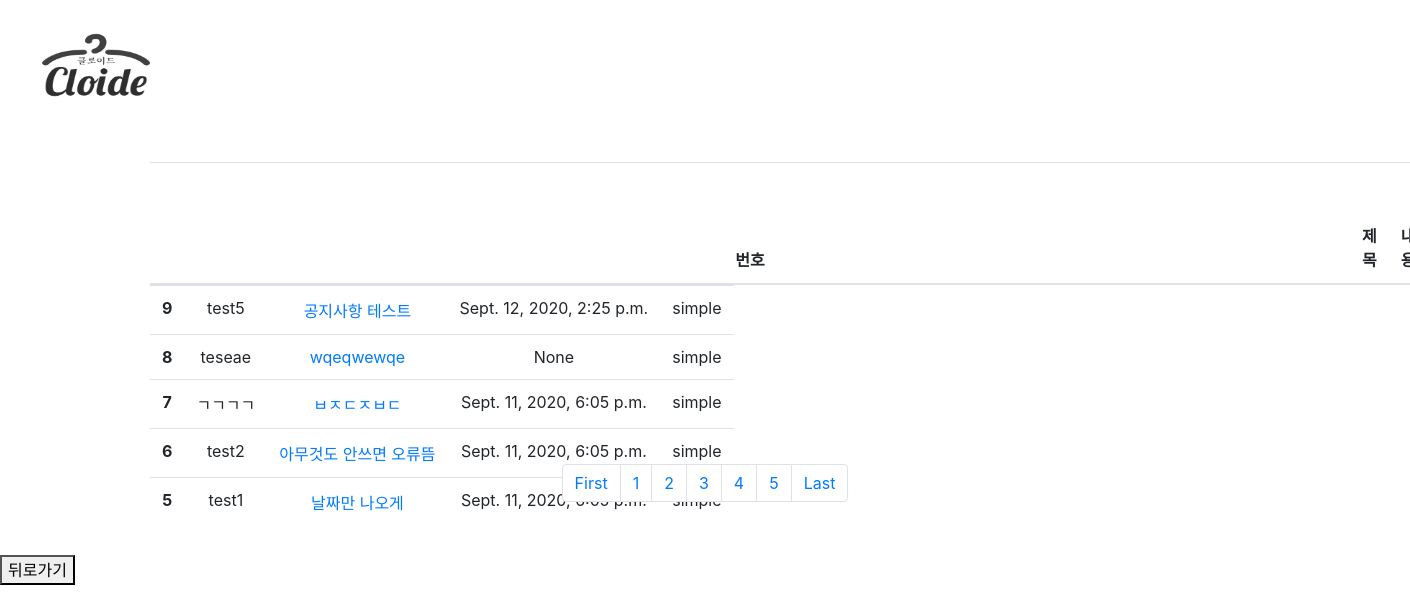
/notice/notice/, run on the app's committed database.
### notice/models.py (models this page shows, shortened)
class Notice(models.Model):
    title = models.CharField(max_length=200)
    pub_date = models.DateTimeField('date published')
    body = models.TextField()
    author = models.CharField(max_length=100, default="simple")
    def summary(self):
        return self.body[:30]

### notice/views.py (the view)
# urls.py: path('',notice.views.notice, name = "notice"),
def notice(request):
    notices = Notice.objects
    notice_list = Notice.objects.all().order_by('-id')
    paginator = Paginator(notice_list,5)
    page = request.GET.get('page')
    articles = paginator.get_page(page)
    return render(request, "notice.html", {'notices':notices, 'articles':articles})

### notice/templates/notice.html (shortened to what this page needs)
{% extends 'base.html' %}
{% load static %}
{% block content %}
<head>
  <link rel="stylesheet" href="https://stackpath.bootstrapcdn.com/bootstrap/4.5.2/css/bootstrap.min.css">
</head>
<table class="table">
  <thead class="first_row">
    <tr>
      <th scope="col">번호</th>
      <th scope="col">제목</th>
      <th scope="col">내용</th>
    </tr>
  </thead>
  <tbody>
    {% for notice in articles %}
      <tr>
        <th scope="row">{{notice.id}}</th>
        <td>{{notice.title}}</td>
        <td><a href= "{% url 'detail' notice.id %}" >{{notice.summary}}</a></td>
        <td>{{notice.pub_date}}</td>
        <td>{{notice.author}}</td>
      </tr>
    {% endfor %}
  </tbody>
</table>
  <nav aria-label="Page navigation example">
  <div class="container_page">
    <ul class="pagination">
      <li class="page-item"><a class="page-link" href ="?page=1">First</a>
      <li class="page-item"><a class="page-link" href="?page=1">1</a></li>
      <li class="page-item"><a class="page-link" href="?page=2">2</a></li>
      <li class="page-item"><a class="page-link" href="?page=3">3</a></li>
      <li class="page-item"><a class="page-link" href="?page=4">4</a></li>
      <li class="page-item"><a class="page-link" href="?page=5">5</a></li>
      <li class="page-item"><a class="page-link" href ="?page={{ articles.paginator.num_pages }}">Last</a>
    </ul>
    </nav>
  </div>
{% endblock %}

### notice/templates/notice.html (style rules this page uses)
.container_page { display:flex; position : relative; width:500px; height:80px; margin:0 auto; box-sizing: border-box; justify-content: center; align-items: center; }
tbody { display: block; width: 1200px; height: 150px; padding :0 auto; text-align:center; }
.table { text-align:center; }

### data on the page
Notice: id "9", title "test5", summary "공지사항 테스트", pub_date "Sept. 12, 2020, 2:25 p.m.", author "simple"
Notice: id "8", title "teseae", summary "wqeqwewqe", pub_date "None", author "simple"
Notice: id "7", title "ㄱㄱㄱㄱ", summary "ㅂㅈㄷㅈㅂㄷ", pub_date "Sept. 11, 2020, 6:05 p.m.", author "simple"
Notice: id "6", title "test2", summary "아무것도 안쓰면 오류뜸", pub_date "Sept. 11, 2020, 6:05 p.m.", author "simple"
Notice: id "5", title "test1", summary "날짜만 나오게", pub_date "Sept. 11, 2020, 6:05 p.m."
